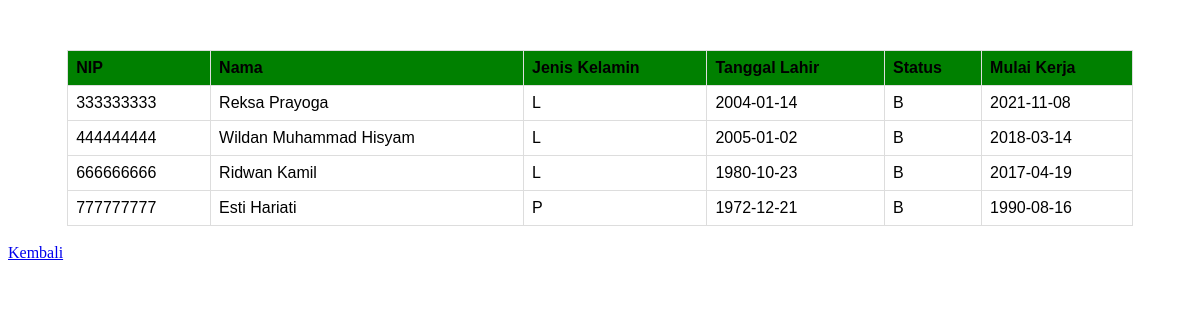
/4/index.php, run on the app's committed database.
### tables this page shows
CREATE TABLE `pegawai` (
  `nip` int(11) NOT NULL,
  `nama` varchar(100) NOT NULL,
  `jns_kel` char(1) NOT NULL,
  `tgl_lahir` date NOT NULL,
  `status` char(1) NOT NULL,
  `mulai_kerja` date NOT NULL
);

### 1/config.php (called while the page is built, shortened)
<?php
class config {
public $db_host = "localhost";
public $db_user = "root";
public $db_pass = "";
public $db_name = "pertemuan2";
function __construct(){
    $conn = mysqli_connect($this->db_host, $this->db_user, $this->db_pass, $this->db_name);
    $this->conn = $conn;
}
}
?>

### 1/pegawai.php (called while the page is built)
<?php
class Pegawai {
    function query($conn, $query){
        $data = mysqli_query($conn, $query);
        return $data;
    }
}
?>

### 4/index.php (the view, shortened to what this page needs)
<?php
include("../1/config.php");
include("../1/pegawai.php");
$pegawai = new pegawai;
$connection = new config;
$allPegawai = $pegawai->query($connection->conn,"SELECT * FROM pegawai WHERE status='B'");
?>
<!DOCTYPE html>
<html lang="en">
<head>
</head>
<body>
    <div class="container">
    <table>
        <thead>
            <tr>
                <th>NIP</th>
                <th>Nama</th>
                <th>Jenis Kelamin</th>
                <th>Tanggal Lahir</th>
                <th>Status</th>
                <th>Mulai Kerja</th>
            </tr>
        </thead>
        <tbody>
            <?php
                foreach($allPegawai as $pegawai){
                    echo "<tr>";
                    echo "<td>".$pegawai['nip']."</td>";
                    echo "<td>".$pegawai['nama']."</td>";
                    echo "<td>".$pegawai['jns_kel']."</td>";
                    echo "<td>".$pegawai['tgl_lahir']."</td>";
                    echo "<td>".$pegawai['status']."</td>";
                    echo "<td>".$pegawai['mulai_kerja']."</td>";
                    echo "<tr>";
                }
            ?>
        </tbody>
    </table>
    </div>
    <br>
    <a href="../index.php">Kembali</a>
</body>
</html>

### 4/index.php (style rules this page uses)
.container { width: 90%; margin-left: auto; margin-right: auto; margin-top: 50px; }
table { font-family: arial, sans-serif; border-collapse: collapse; width: 100%; }
thead { background-color: green; }
td, th { border: 1px solid #dddddd; text-align: left; padding: 8px; }
tr:nth-child(even) { background-color: #dddddd; }

### data on the page
pegawai: nip "333333333", nama "Reksa Prayoga", jns_kel "L", tgl_lahir "2004-01-14", status "B", mulai_kerja "2021-11-08"
pegawai: nip "444444444", nama "Wildan Muhammad Hisyam", jns_kel "L", tgl_lahir "2005-01-02", status "B", mulai_kerja "2018-03-14"
pegawai: nip "666666666", nama "Ridwan Kamil", jns_kel "L", tgl_lahir "1980-10-23", status "B", mulai_kerja "2017-04-19"
pegawai: nip "777777777", nama "Esti Hariati", jns_kel "P", tgl_lahir "1972-12-21", status "B", mulai_kerja "1990-08-16"
